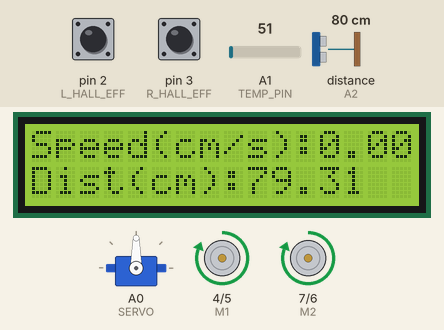
Simulated run of this sketch. Board: Arduino Uno, built with avr-gcc and run on an emulated ATmega328P. On the bench: 16×2 character LCD, servo, direction and speed pins drawn as motors (green arrow = direction pin HIGH = forward, orange = LOW = backward, longer = more drive). Wiring (inferred from the names in the program): ultrasonic range finder: trigger A3; echo A2. The inputs (shaded band) are chosen by the test bench; at power-on: distance to the obstacle (sensor on A2) 80 cm, A1 (TEMP_PIN) = 51, pin 2 (L_HALL_EFF) HIGH, pin 3 (R_HALL_EFF) HIGH. The echo pulse lasts 58.3 µs per cm.

Above: at 0.4 s.
1.3 s: distance to the obstacle (sensor on A2) set to 55 cm
At 2.9 s:
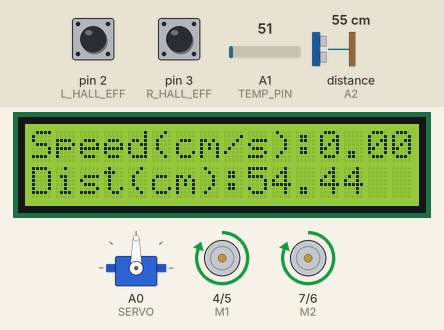
3.3 s: distance to the obstacle (sensor on A2) set to 48 cm
At 4.7 s:
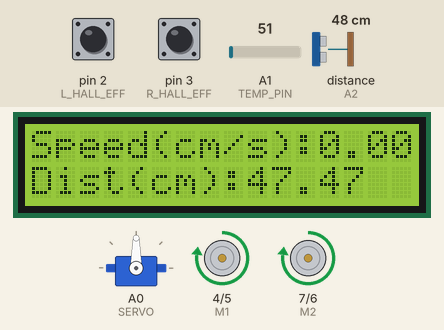
6.3 s: distance to the obstacle (sensor on A2) set to 2 cm
At 7.5 s:
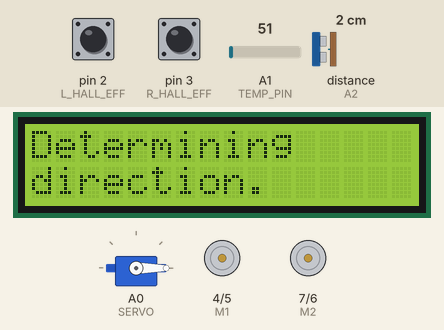
9.3 s: distance to the obstacle (sensor on A2) set to 14 cm
12.3 s: distance to the obstacle (sensor on A2) set to 17 cm
15.0 s: A1 (TEMP_PIN) set to 61
At 18.0 s:
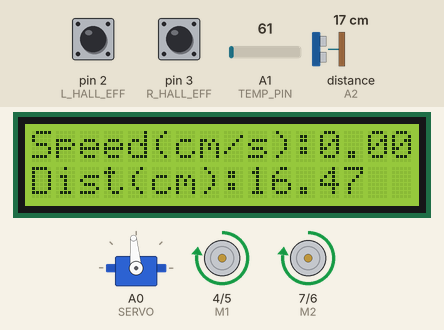
Timing chart, 0 to 19.0 s (numbered marks = the images above; inputs shaded):
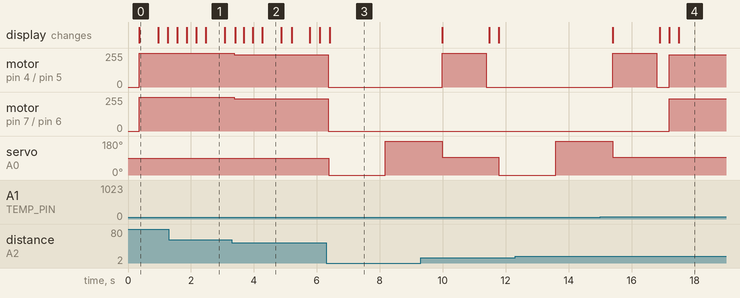

Measured:
- after the input at 1.3 s, the display: first changes after 0.27 s (image 1 shows a later state)
- after the input at 3.3 s, motor on pin 4 (M1) / pin 5 (E1), motor on pin 7 (M2) / pin 6 (E2): forward 255/255 → forward 242/255 after 0.07 s
- after the input at 6.3 s, motor on pin 4 (M1) / pin 5 (E1), motor on pin 7 (M2) / pin 6 (E2): forward 242/255 → stopped after 0.07 s; servo on A0 (SERVO): 90° → 0° after 0.07 s, → 180° 1.8 s later; the display: changes after 0.10 s (image 3)
- what the display in image 0 shows lasts 0.6 s, from 0.4 s to 1.0 s

The sketch:

function1.ino
```cpp
// libraries
#include <Servo.h>
#include <LiquidCrystal.h>

// initializations
LiquidCrystal lcd(1, 8, 9, 10, 12, 13);
Servo myServo;

// pin declarations
// HC-SR04 pins
#define TRIG_PIN A3
#define ECHO_PIN A2
#define TEMP_PIN A1
// Servo pin
#define SERVO A0
// motor pins
#define E1 5 // pin used for right motor
#define M1 4 // pin used for right motor
#define E2 6 // pin used for left motor
#define M2 7 // pin used for left motor
// hall-effect sensor pins
#define L_HALL_EFF 2 // pin used for hall effect sensor for left wheel
#define R_HALL_EFF 3 // pin used for hall effect sensor for the right wheel

// constants
#define SAMPLE_SIZE 8 // used in drowing noise from LM35
#define WHEEL_DIAM 6.5 // measured in cm
#define LEFT 1 // used in identifying next direction the robot will turn
#define SERVO_OFFSET -5 // offset used for servo to position the HC-SR04
#define MIN_TIME_DIFF 0.3347598729 // the minimum time in seconds for max speed of 61 cm/s

// global variables declarations
float duration = 0.0; // duration of pulse from HC-SR04
float distance = 0.0; // the calculated distance of an object relative to robot
int tempReading = 0; // temperature detected by LM35; used in improving distance calculations
int analogSpeedOfRobot = 0; // the analog equivalent of the robot's speed
float speedOfRobot = 0.0; // the actual speed of the robot in cm/s
int stopped = 0; // a flag used in identifying if the robot has due to an object in front of it
int servoFlag = 0; // a flag used in preventing the servo from scanning while it is trying to compute the next direction
float maxDistR = 0.0; // the maximum distance found from scanning to the right
float maxDistL = 0.0; // the maximum distance found from scanning to the left
int nxtDirection = 0; // the next direction that the robot should take; 1 for left and 2 for right
int adjust = 1; // adjust speed of wheels flag
int adjustR = 0; // used to adjust speed of right wheel
int adjustL = 0; // used to adjust speed of left wheel
volatile float currTimeL; // used in calculating speed of left wheel
volatile float lastTimeL = 0.0; // used in calculating speed of left wheel
volatile float currSpeedL = 0.0; // current speed of left wheel
volatile float currTimeR; // used in calculating speed of right wheel
volatile float lastTimeR = 0.0; // used in calculating speed of right wheel
volatile float currSpeedR = 0.0; // current speed of right wheel

void setup() {
  // pin setup for HC-SR04
  pinMode(TRIG_PIN, OUTPUT);
  pinMode(ECHO_PIN, INPUT);
  pinMode(TEMP_PIN, INPUT);
  // pin setup for motor
  pinMode(M1, OUTPUT); // right motor
  pinMode(M2, OUTPUT); // left motor

  // setup the LCD screen to a 2x16 (rows x cols) display
  lcd.begin(16, 2);

  // setup servo
  myServo.attach(SERVO);

  // setup interrupts for speed calculation on each wheel of the robot
  attachInterrupt(digitalPinToInterrupt(R_HALL_EFF), wheelSpeedR, FALLING);
  attachInterrupt(digitalPinToInterrupt(L_HALL_EFF), wheelSpeedL, FALLING);
}

void loop() {
  // calc distance
  distance = calcDist();

  // adjust speed to make robot go straight
  if (millis() > 1500) {
    calcSpeedAdjust();
  }

  // LCD print
  if (currSpeedL < currSpeedR) {
    speedOfRobot = currSpeedL;
  } else {
    speedOfRobot = currSpeedR;
  }

  if (distance <= 15) {
    lcd.clear();
    lcd.setCursor(0, 0);
    lcd.print("Determining ");
    lcd.setCursor(0, 1);
    lcd.print("direction.");

    stopped = 1;
    analogSpeedOfRobot = 0;
  }

  // speed control logic when approaching an object
  if (!stopped) {
    analogSpeedOfRobot = map(constrain(distance, 15, 50), 15, 50, 110, 255);
    lcd.setCursor(0, 0);
    lcd.print("Speed(cm/s):");
    lcd.setCursor(12, 0);
    lcd.print(speedOfRobot);
    lcd.setCursor(0, 1);
    lcd.print("Dist(cm):");
    lcd.setCursor(9, 1);
    lcd.print(distance);
    lcd.setCursor(14, 1);
    lcd.print("  ");
  }

  digitalWrite(M1, HIGH);
  digitalWrite(M2, HIGH);
  analogWrite(E1, analogSpeedOfRobot + adjustR); // PWM control with speed adjustments
  analogWrite(E2, analogSpeedOfRobot + adjustL); // PWM control with speed adjustments

  // scan logic for next direction i.e left or right if stopped == 1
  if (stopped) {
    nxtDirection = getDirection();
    if (nxtDirection == LEFT) {
      lcd.clear();
      lcd.setCursor(0, 0);
      lcd.print("Turning left.");
      turnLeft();
    } else {
      lcd.clear();
      lcd.setCursor(0, 0);
      lcd.print("Turning right.");
      turnRight();
    }
  }
}

float calcDist() {
  // to reduce noise, we take several sample readings and take their average
  tempReading = 0;
  for (int i = 0; i < SAMPLE_SIZE; i++) {
    tempReading = tempReading + analogRead(TEMP_PIN);
    delay(30);
  }

  // get average of temperature samples
  tempReading = tempReading >> 3; // shift right by 3 to divide by 8 (our sample size)

  // initialize the trigger pin by doing a digitalWrite() to LOW for 50ms
  digitalWrite(TRIG_PIN, LOW);
  delay(50);
  // start the trigger sequence by performing a digitalWrite() of HIGH for 10ms
  digitalWrite(TRIG_PIN, HIGH);
  delayMicroseconds(10);
  // set to LOW on the same pin
  digitalWrite(TRIG_PIN, LOW);

  // calculate temperature from LM35
  float temperatureC = tempReading * (5.0 / 1024.0) * 100;
  // calculate the effective speed of sound
  float speedOfSound = (331.5 + (0.6 * temperatureC)) * 29 / 343;
  // obtain the echo pulse duration (in microseconds)
  duration = pulseIn(ECHO_PIN, HIGH);
  // get a more accurate distance calcSpeed using speedOfSound of sound
  distance = duration / (2 * speedOfSound);

  return distance;
}

int getDirection() {
  int pos;

  if (stopped == 1 && servoFlag == 0) {
    // rotate servo right
    for (pos = 90 - SERVO_OFFSET; pos >= 0; pos -= 1) {
      myServo.write(pos);
    }
    maxDistR = calcDist(); // get distance on the right
    delay(1500); // wait for 1.5 seconds

    // rotate servo to left
    for (pos = 0; pos <= 180 - SERVO_OFFSET; pos += 1) {
      myServo.write(pos);
    }
    maxDistL = calcDist(); // get distance on left
    delay(1500); // wait for 1.5 seconds

    // rotate servo to middle
    for (pos = 180 - SERVO_OFFSET; pos >= 90 - SERVO_OFFSET; pos -= 1) {
      myServo.write(pos);
    }
  }

  if (maxDistR <= maxDistL) {
    return 1; // turn LEFT
  }
  else {
    return 2; // turn RIGHT
  }

  servoFlag = 1;
}

void turnLeft() {
  digitalWrite(M1, HIGH);
  digitalWrite(M2, HIGH);
  // enable only the right wheel
  analogWrite(E1, 255);
  analogWrite(E2, 0);
  delay(1400); // TODO: change delay when robot is fully functional
  // disable both wheels
  analogWrite(E1, 0);
  analogWrite(E2, 0);
  delay(100);
  stopped = 0;
  servoFlag = 0;
  lcd.clear();
}

void turnRight() {
  digitalWrite(M1, HIGH);
  digitalWrite(M2, HIGH);
  // enable only the left wheel
  analogWrite(E1, 0);
  analogWrite(E2, 255);
  delay(1400); // TODO: change delay when robot is fully functional
  // disable both wheels
  analogWrite(E1, 0);
  analogWrite(E2, 0);
  delay(100);
  stopped = 0;
  servoFlag = 0;
  lcd.clear();
}

void wheelSpeedL() {
  detachInterrupt(digitalPinToInterrupt(L_HALL_EFF)); // mask pin 2 to prevent unwanted interrupts
  currTimeL = millis();
  float timeDiffL = (currTimeL - lastTimeL) / 1000;
  //Serial.print("timeL(s)");
  //Serial.println(timeDiff);

  if (timeDiffL < MIN_TIME_DIFF) {
    lastTimeL = currTimeL;
    attachInterrupt(digitalPinToInterrupt(L_HALL_EFF), wheelSpeedL, FALLING);
    return;
  }

  lastTimeL = currTimeL;
  currSpeedL = PI * WHEEL_DIAM / timeDiffL;
  //  Serial.print("speedL(cm/s)");
  //  Serial.println(currSpeedL);
  attachInterrupt(digitalPinToInterrupt(L_HALL_EFF), wheelSpeedL, FALLING); // re-enable for future interrupts
}

void wheelSpeedR() {
  detachInterrupt(digitalPinToInterrupt(R_HALL_EFF)); // mask pin 3 to prevent unwanted interrupts
  currTimeR = millis();
  float timeDiffR = (currTimeR - lastTimeR) / 1000;
  //  Serial.print("timeR(s)");
  //  Serial.println(timedifR);


  if (timeDiffR < MIN_TIME_DIFF) {
    lastTimeR = currTimeR;
    attachInterrupt(digitalPinToInterrupt(R_HALL_EFF), wheelSpeedR, FALLING);
    return;
  }

  lastTimeR = currTimeR;
  currSpeedR = PI * WHEEL_DIAM / timeDiffR;
  //  Serial.print("speedR(cm/s)");
  //  Serial.println(curspeedR);
  attachInterrupt(digitalPinToInterrupt(R_HALL_EFF), wheelSpeedR, FALLING); // re-enable for future interrupts
}

void calcSpeedAdjust() {
  if (abs(currSpeedL - currSpeedR) > 0.5 && adjust) {
    if (currSpeedL < currSpeedR) {
      adjustR -= 1;
    }
    else {
      adjustL -= 1;
    }
  } else {
    adjust = 0; // disable adjustments when wheels are same speed
  }
}
```
